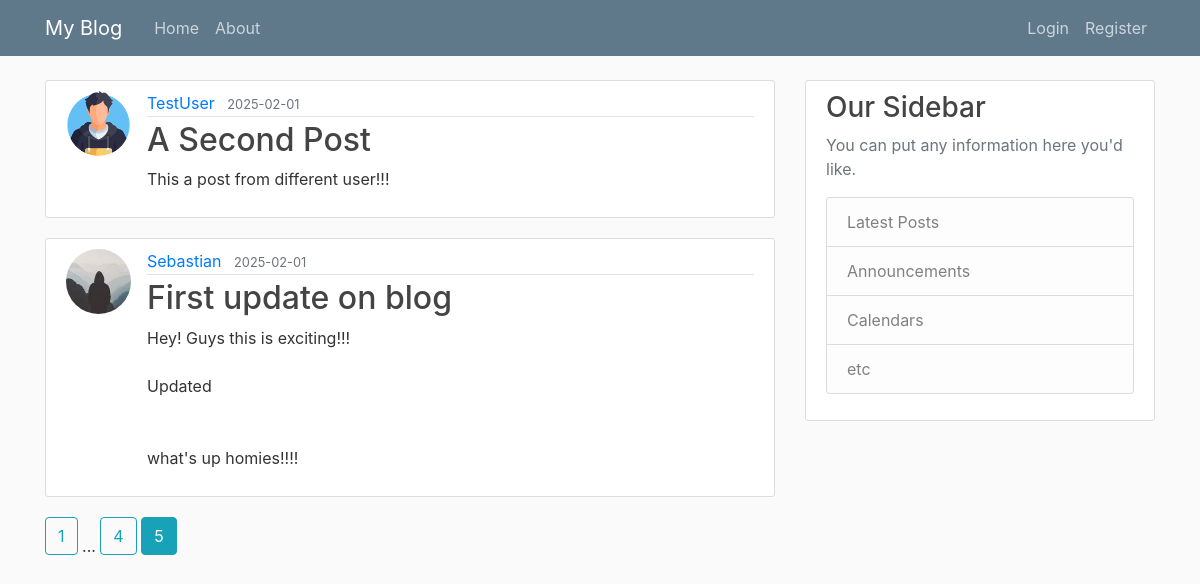
/home?page=5, run on the app's committed database.
### flaskblog/models.py (models this page shows, shortened)
class Post(db.Model):
    id = db.Column(db.Integer, primary_key=True)
    title=db.Column(db.String(100),nullable=False)
    date_posted=db.Column(db.DateTime,nullable=False,default=datetime.utcnow)
    content=db.Column(db.Text,nullable=False)
    user_id=db.Column(db.Integer,db.ForeignKey("user.id"),nullable=False)

class User(db.Model, UserMixin):
    id = db.Column(db.Integer, primary_key=True)
    username = db.Column(db.String(20),unique=True,nullable=False)
    email = db.Column(db.String(120),unique=True,nullable=False)
    image_file = db.Column(db.String(20),nullable=False,default='default.jpg')
    password = db.Column(db.String(60),nullable=False)
    posts=db.relationship('Post',backref='author',lazy=True)

### flaskblog/main/routes.py (the view)
@main.route("/")
@main.route("/home")
def home():
    page=request.args.get('page',1,type=int)
    posts=Post.query.order_by(Post.date_posted.desc()).paginate(page=page,per_page=2)
    return render_template ("home.html",posts=posts)

### flaskblog/templates/home.html
{%extends 'layout.html'%} {%block content%} {%for post in posts.items%}
<article class="media content-section">
  <img
    class="rounded-circle article-img"
    src="{{url_for('static',filename='profile_pics/'+post.author.image_file)}}"
  />
  <div class="media-body">
    <div class="article-metadata">
      <a
        class="mr-2"
        href="{{url_for('users.user_posts',username=post.author.username)}}"
        >{{ post.author.username }}</a
      >
      <small class="text-muted"
        >{{ post.date_posted.strftime('%Y-%m-%d') }}</small
      >
    </div>
    <h2>
      <a class="article-title" href="{{url_for('posts.post',post_id=post.id)}}"
        >{{ post.title }}</a
      >
    </h2>
    <p class="article-content">{{ post.content }}</p>
  </div>
</article>
{%endfor%} {%for page_num in
posts.iter_pages(left_edge=1,right_edge=1,left_current=1,right_current=2)%} {%if
page_num%} {%if posts.page==page_num%}
<a class="btn btn-info mb-4" href="{{url_for('main.home',page=page_num)}}"
  >{{page_num}}</a
>
{%else%}
<a
  class="btn btn-outline-info mb-4"
  href="{{url_for('main.home',page=page_num)}}"
  >{{page_num}}</a
>
{%endif%} {%else%} ... {%endif%} {%endfor%} {%endblock content%}

### flaskblog/static/main.css (style rules this page uses)
body { background: #fafafa; color: #333333; margin-top: 5rem; }
h1, h2, h3, h4, h5, h6 { color: #444444; }
.content-section { background: #ffffff; padding: 10px 20px; border: 1px solid #dddddd; border-radius: 3px; margin-bottom: 20px; }
.article-title { color: #444444; }
.article-content { white-space: pre-line; }
.article-img { height: 65px; width: 65px; margin-right: 16px; }
.article-metadata { padding-bottom: 1px; margin-bottom: 4px; border-bottom: 1px solid #e3e3e3; }

### data on the page
Post: image_file (picture), author.username "TestUser", date_posted "2025-02-01", title "A Second Post", content "This a post from different user!!!"
Post: image_file (picture), author.username "Sebastian", date_posted "2025-02-01", title "First update on blog", content "Hey! Guys this is exciting!!! Updated what's up homies!!!!"

### other printed values
{{ page_num }} "1" "4"
{{ page_num }} "5"
